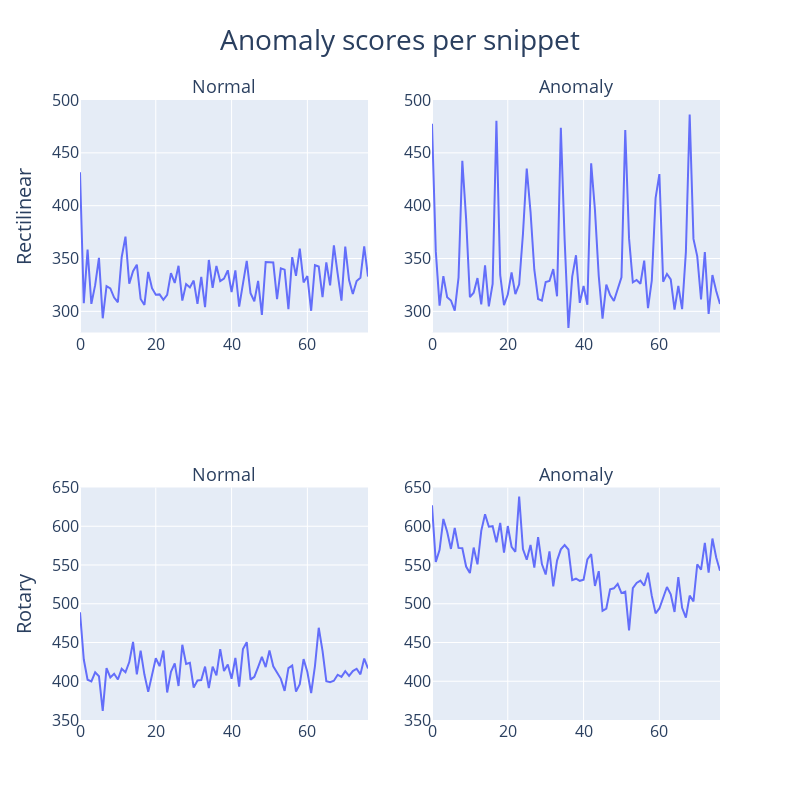

Notebook cell for this chart:
### Code cell
from plotly.subplots import make_subplots
import plotly.graph_objects as go

def subplot_snippet(df, ids):
    df = pd.melt(df, id_vars=['ID'])
    # df = df[df['ID']=='anomaly_id_01_00000000.wav']
    # df = df[df['ID'].str.contains('anomaly')]

    df = df[df['ID'].isin(np.unique(df['ID'].tolist())[ids])]

    # px.line(df, x="variable", y="value", color='ID',  facet_row="ID")
    # fig.show()
    return(px.line(df, x="variable", y="value", color='ID')['data'][0])

    
fig = make_subplots(rows=2, cols=2, subplot_titles=("Normal", "Anomaly","Normal", "Anomaly"))

    
df = data['dev/valve/test_id_02_2020-06-10 06:54:47.958497_394'].snippets

fig.add_trace(
    subplot_snippet(df, [3]),
    row=1, col=2
)

fig.add_trace(
    subplot_snippet(df, [158]),
    row=1, col=1
)

df = data['dev/fan/test_id_06_2020-06-10 06:38:31.992114_394'].snippets

fig.add_trace(
    subplot_snippet(df, [10]),
    row=2, col=2
)

fig.add_trace(
    subplot_snippet(df, [404]),
    row=2, col=1
)

fig.update_yaxes(title_text="Rectilinear", range=[280, 500], row=1, col=1)
fig.update_yaxes(range=[280, 500], row=1, col=2)
fig.update_yaxes(title_text="Rotary",range=[350, 650], row=2, col=1)
fig.update_yaxes(range=[350, 650], row=2, col=2)

fig.update_yaxes(tickfont=dict(size=16),titlefont=dict(size=20))
fig.update_xaxes(tickfont=dict(size=16))

fig.update_layout(height=800, width=800, title_text="Anomaly scores per snippet")

fig.update_layout(showlegend=False, font=dict(size=20))
fig.update_layout(title_x=0.5)

# change size of subplot titles
for i in fig['layout']['annotations']:
    i['font'] = dict(size=18)

fig.show()

### Figure 1 — Plotly figure (JSON) as saved in the notebook; plotly's stock layout.template omitted (floating-point values rounded to 4 significant figures)
{"data": [{"hovertemplate": "ID=anomaly_id_02_00000003.wav<br>variable=%{x}<br>value=%{y}<extra></extra>", "legendgroup": "anomaly_id_02_00000003.wav", "line": {"color": "#636efa", "dash": "solid"}, "mode": "lines", "name": "anomaly_id_02_00000003.wav", "showlegend": true, "type": "scatter", "x": ["0", "1", "2", "3", "4", "5", "6", "7", "8", "9", "10", "11", "12", "13", "14", "15", "16", "17", "18", "19", "20", "21", "22", "23", "24", "25", "26", "27", "28", "29", "30", "31", "32", "33", "34", "35", "36", "37", "38", "39", "40", "41", "42", "43", "44", "45", "46", "47", "48", "49", "50", "51", "52", "53", "54", "55", "56", "57", "58", "59", "60", "61", "62", "63", "64", "65", "66", "67", "68", "69", "70", "71", "72", "73", "74", "75", "76"], "xaxis": "x2", "y": [477.5, 356.7, 305.5, 333.3, 313.3, 310.3, 300.6, 332.0, 442.5, 387.8, 313.4, 317.7, 331.5, 306.6, 343.6, 304.7, 326.1, 480.4, 334.4, 305.8, 315.9, 336.8, 316.3, 325.6, 373.2, 435.0, 394.1, 339.4, 311.7, 310.2, 327.7, 328.8, 340.0, 314.3, 473.8, 367.7, 284.2, 332.9, 353.1, 308.0, 324.0, 306.3, 440.1, 396.0, 333.5, 293.1, 325.3, 315.3, 309.8, 320.4, 332.1, 471.6, 369.0, 327.4, 329.8, 326.2, 348.0, 303.0, 329.2, 407.1, 429.9, 328.0, 335.4, 330.3, 301.6, 324.1, 302.0, 356.3, 486.3, 368.6, 352.1, 311.2, 356.1, 297.6, 334.3, 319.2, 307.0], "yaxis": "y2"}, {"hovertemplate": "ID=normal_id_02_00000038.wav<br>variable=%{x}<br>value=%{y}<extra></extra>", "legendgroup": "normal_id_02_00000038.wav", "line": {"color": "#636efa", "dash": "solid"}, "mode": "lines", "name": "normal_id_02_00000038.wav", "showlegend": true, "type": "scatter", "x": ["0", "1", "2", "3", "4", "5", "6", "7", "8", "9", "10", "11", "12", "13", "14", "15", "16", "17", "18", "19", "20", "21", "22", "23", "24", "25", "26", "27", "28", "29", "30", "31", "32", "33", "34", "35", "36", "37", "38", "39", "40", "41", "42", "43", "44", "45", "46", "47", "48", "49", "50", "51", "52", "53", "54", "55", "56", "57", "58", "59", "60", "61", "62", "63", "64", "65", "66", "67", "68", "69", "70", "71", "72", "73", "74", "75", "76"], "xaxis": "x", "y": [431.6, 307.7, 358.4, 307.0, 324.8, 350.6, 293.5, 323.9, 321.8, 313.1, 308.6, 351.2, 370.8, 326.2, 338.1, 344.2, 311.8, 306.1, 337.4, 321.9, 315.7, 316.0, 310.9, 315.6, 336.3, 326.9, 343.1, 310.2, 325.8, 322.6, 329.1, 307.0, 332.7, 303.9, 348.6, 322.3, 343.0, 328.6, 331.0, 338.9, 318.2, 338.8, 304.5, 327.1, 347.7, 317.2, 309.6, 328.8, 296.7, 346.7, 346.7, 346.2, 311.6, 340.7, 339.5, 302.1, 351.3, 333.6, 359.4, 327.4, 333.4, 300.6, 343.7, 342.4, 313.6, 346.4, 324.7, 362.4, 335.5, 310.2, 361.2, 329.7, 316.4, 328.7, 331.8, 361.5, 332.9], "yaxis": "y"}, {"hovertemplate": "ID=anomaly_id_06_00000010.wav<br>variable=%{x}<br>value=%{y}<extra></extra>", "legendgroup": "anomaly_id_06_00000010.wav", "line": {"color": "#636efa", "dash": "solid"}, "mode": "lines", "name": "anomaly_id_06_00000010.wav", "showlegend": true, "type": "scatter", "x": ["0", "1", "2", "3", "4", "5", "6", "7", "8", "9", "10", "11", "12", "13", "14", "15", "16", "17", "18", "19", "20", "21", "22", "23", "24", "25", "26", "27", "28", "29", "30", "31", "32", "33", "34", "35", "36", "37", "38", "39", "40", "41", "42", "43", "44", "45", "46", "47", "48", "49", "50", "51", "52", "53", "54", "55", "56", "57", "58", "59", "60", "61", "62", "63", "64", "65", "66", "67", "68", "69", "70", "71", "72", "73", "74", "75", "76"], "xaxis": "x4", "y": [627.0, 553.8, 569.6, 609.4, 593.0, 570.8, 597.7, 572.1, 571.6, 548.0, 539.6, 572.5, 550.8, 594.1, 615.5, 599.4, 600.1, 579.3, 604.4, 566.0, 600.3, 573.5, 567.0, 638.1, 570.5, 556.7, 576.0, 546.8, 585.9, 551.2, 537.7, 567.7, 522.4, 555.7, 570.2, 575.7, 569.9, 530.4, 532.3, 529.6, 531.0, 557.4, 563.9, 522.9, 542.1, 491.0, 493.8, 518.7, 519.9, 525.6, 513.7, 515.6, 465.7, 520.1, 526.8, 529.9, 523.2, 540.1, 510.1, 487.7, 493.9, 509.1, 521.6, 512.2, 489.5, 534.3, 494.8, 482.0, 510.5, 503.1, 551.0, 544.0, 578.5, 540.3, 584.1, 559.6, 542.5], "yaxis": "y4"}, {"hovertemplate": "ID=normal_id_06_00000043.wav<br>variable=%{x}<br>value=%{y}<extra></extra>", "legendgroup": "normal_id_06_00000043.wav", "line": {"color": "#636efa", "dash": "solid"}, "mode": "lines", "name": "normal_id_06_00000043.wav", "showlegend": true, "type": "scatter", "x": ["0", "1", "2", "3", "4", "5", "6", "7", "8", "9", "10", "11", "12", "13", "14", "15", "16", "17", "18", "19", "20", "21", "22", "23", "24", "25", "26", "27", "28", "29", "30", "31", "32", "33", "34", "35", "36", "37", "38", "39", "40", "41", "42", "43", "44", "45", "46", "47", "48", "49", "50", "51", "52", "53", "54", "55", "56", "57", "58", "59", "60", "61", "62", "63", "64", "65", "66", "67", "68", "69", "70", "71", "72", "73", "74", "75", "76"], "xaxis": "x3", "y": [489.0, 428.0, 401.9, 399.9, 411.5, 406.5, 361.9, 416.9, 404.9, 409.7, 402.2, 416.0, 411.5, 424.7, 450.7, 408.9, 439.5, 408.6, 386.3, 408.8, 429.7, 419.4, 439.7, 385.5, 412.3, 423.1, 393.9, 447.1, 422.2, 423.8, 391.8, 401.0, 401.6, 418.9, 391.3, 418.8, 407.5, 441.4, 413.2, 421.5, 403.2, 430.1, 393.0, 441.6, 450.4, 402.0, 405.7, 418.4, 431.4, 418.3, 439.9, 419.3, 411.9, 403.1, 387.6, 416.9, 420.2, 386.6, 396.3, 428.6, 411.9, 384.8, 419.6, 469.0, 439.2, 400.2, 398.9, 400.7, 408.4, 405.6, 412.9, 407.0, 413.1, 416.1, 408.8, 429.3, 416.5], "yaxis": "y3"}], "layout": {"annotations": [{"font": {"size": 18}, "showarrow": false, "text": "Normal", "x": 0.225, "xanchor": "center", "xref": "paper", "y": 1, "yanchor": "bottom", "yref": "paper"}, {"font": {"size": 18}, "showarrow": false, "text": "Anomaly", "x": 0.775, "xanchor": "center", "xref": "paper", "y": 1, "yanchor": "bottom", "yref": "paper"}, {"font": {"size": 18}, "showarrow": false, "text": "Normal", "x": 0.225, "xanchor": "center", "xref": "paper", "y": 0.375, "yanchor": "bottom", "yref": "paper"}, {"font": {"size": 18}, "showarrow": false, "text": "Anomaly", "x": 0.775, "xanchor": "center", "xref": "paper", "y": 0.375, "yanchor": "bottom", "yref": "paper"}], "font": {"size": 20}, "height": 800, "showlegend": false, "title": {"text": "Anomaly scores per snippet", "x": 0.5}, "width": 800, "xaxis": {"anchor": "y", "domain": [0, 0.45], "tickfont": {"size": 16}}, "xaxis2": {"anchor": "y2", "domain": [0.55, 1], "tickfont": {"size": 16}}, "xaxis3": {"anchor": "y3", "domain": [0, 0.45], "tickfont": {"size": 16}}, "xaxis4": {"anchor": "y4", "domain": [0.55, 1], "tickfont": {"size": 16}}, "yaxis": {"anchor": "x", "domain": [0.625, 1], "range": [280, 500], "tickfont": {"size": 16}, "title": {"font": {"size": 20}, "text": "Rectilinear"}}, "yaxis2": {"anchor": "x2", "domain": [0.625, 1], "range": [280, 500], "tickfont": {"size": 16}, "title": {"font": {"size": 20}}}, "yaxis3": {"anchor": "x3", "domain": [0, 0.375], "range": [350, 650], "tickfont": {"size": 16}, "title": {"font": {"size": 20}, "text": "Rotary"}}, "yaxis4": {"anchor": "x4", "domain": [0, 0.375], "range": [350, 650], "tickfont": {"size": 16}, "title": {"font": {"size": 20}}}}}
